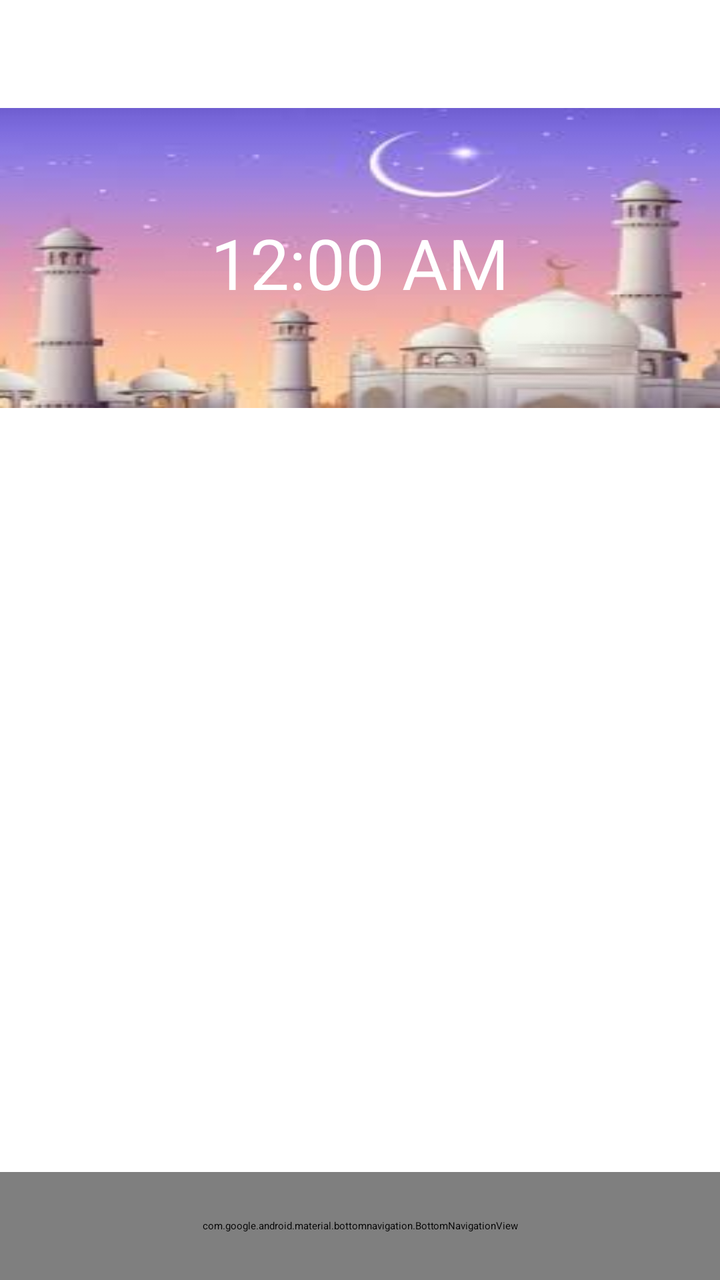
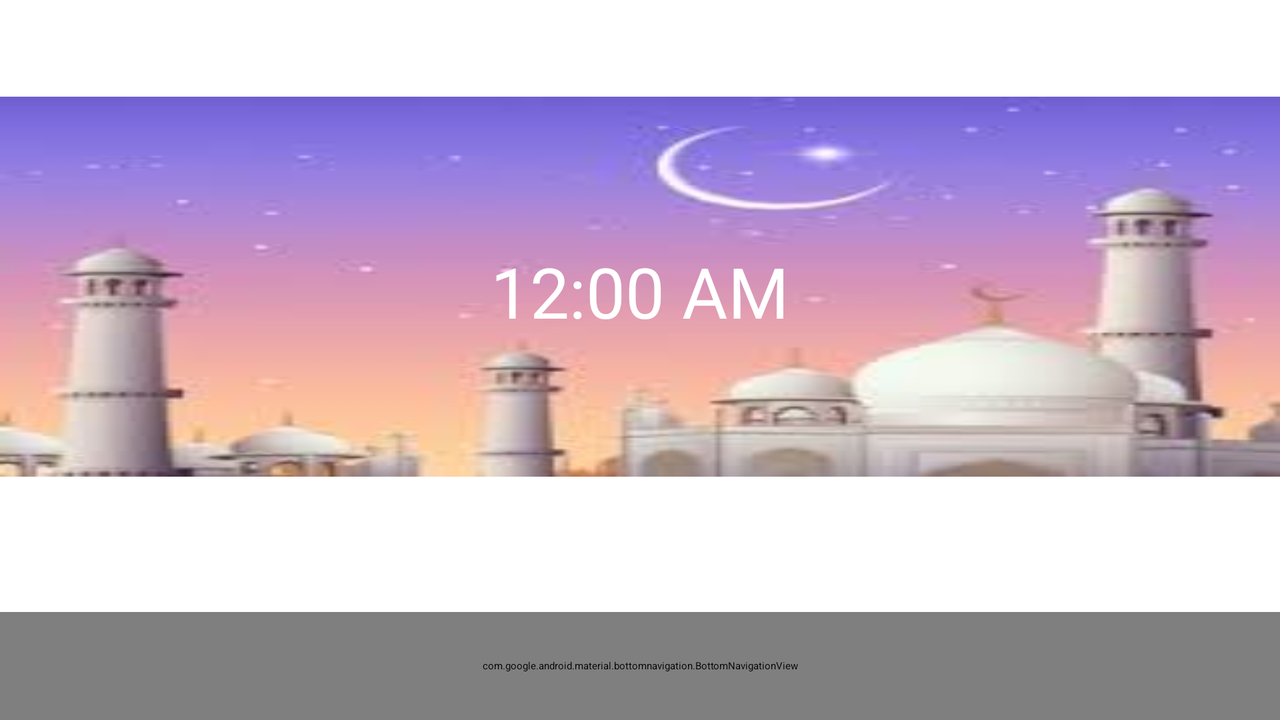

First picture: res/layout/ on a phone held upright. Second picture: the repository's own variant of that layout, on a device whose configuration matches the variant's folder. Source for both follows.
<!-- AndroidManifest.xml: application theme AppTheme.Mushaf -->
<!-- res/layout/activity_home.xml -->
<?xml version="1.0" encoding="utf-8"?>
<android.support.design.widget.CoordinatorLayout
    xmlns:android="http://schemas.android.com/apk/res/android"

    android:layout_width="match_parent"
    android:layout_height="match_parent"
    xmlns:tools="http://schemas.android.com/tools"
    xmlns:app="http://schemas.android.com/apk/res-auto"
    tools:context=".ActivityHome">


    <RelativeLayout
        android:layout_width="match_parent"
        android:layout_height="match_parent"
        android:id="@+id/relLayout">


        <RelativeLayout
            android:layout_width="match_parent"
            android:layout_height="54dp"
            android:id="@+id/relLayoutTopBar"
            android:layout_alignParentTop="true">


            <include
                layout="@layout/toolbar"
                android:layout_width="match_parent"
                android:layout_height="wrap_content" />


        </RelativeLayout>
        <RelativeLayout
            android:id="@+id/topwidgetlayout"
            android:layout_width="match_parent"
            android:layout_height="150dp"
            android:gravity="center"
            android:layout_below="@id/relLayoutTopBar"
            android:orientation="vertical"
            android:padding="5dp"
            android:background="@drawable/homebackground">


            <DigitalClock
                android:id="@+id/digitalClock"
                android:layout_width="wrap_content"
                android:layout_height="wrap_content"
                android:layout_marginTop="5dp"
                android:textColor="@color/colorWhite"
                android:textSize="35sp"/>

        </RelativeLayout>

        <RelativeLayout
            android:id="@+id/recyclerViewCards"
            android:layout_below="@id/topwidgetlayout"
            android:orientation="vertical"
            android:layout_width="match_parent"
            android:layout_height="match_parent">

            <android.support.v7.widget.RecyclerView
                android:id="@+id/recycler_view"
                android:layout_width="match_parent"
                android:layout_height="wrap_content">

            </android.support.v7.widget.RecyclerView>
        </RelativeLayout>




        <RelativeLayout
            android:layout_width="match_parent"
            android:layout_height="54dp"
            android:id="@+id/relLayoutBotBar"
            android:layout_alignParentBottom="true">

            <android.support.design.widget.BottomNavigationView
                android:id="@+id/bottomNavView_Bar"
                android:layout_width="match_parent"
                android:layout_height="match_parent"

                android:background="@drawable/white_gray_border_top"
                app:menu="@menu/bottom_navigation_menu" />

        </RelativeLayout>

    </RelativeLayout>



</android.support.design.widget.CoordinatorLayout>
<!-- res/layout/toolbar.xml (included above) -->
<?xml version="1.0" encoding="utf-8"?>
<android.support.v7.widget.Toolbar
    xmlns:android="http://schemas.android.com/apk/res/android"
    xmlns:app="http://schemas.android.com/apk/res-auto"
    android:id="@+id/toolbar"
    android:layout_width="match_parent"
    android:layout_height="?attr/actionBarSize"
    android:background="@color/primaryColor"
    android:minHeight="?attr/actionBarSize"
    app:popupTheme="@style/ThemeOverlay.AppCompat.Light"
    app:theme="@style/ThemeOverlay.AppCompat.Dark.ActionBar" />
<!-- resources referenced by this layout -->
<resources>
  <color name="colorWhite">#fff</color>
  <color name="primaryColor">#43A047</color>
  <!-- drawable homebackground: jpg bitmap (drawable, 5039 bytes) -->
  <!-- drawable white_gray_border_top (drawable) -->
  <?xml version="1.0" encoding="utf-8"?>
  <layer-list xmlns:android="http://schemas.android.com/apk/res/android"
      android:layout_width="match_parent"
      android:layout_height="1dp">
  
      <item
          android:bottom="-1dp"
          android:right="-1dp"
          android:left="-1dp"
          android:top="1dp">
  
          <shape
              android:shape="rectangle">
              <stroke android:width="0.5dp"
                  android:color="@color/colorGray"/>
              <solid android:color="@color/colorWhite"/>
          </shape>
  
      </item>
  
  
  
  </layer-list>
  <color name="colorGray">#c3c3c3</color>
</resources>
<!-- res/layout-land/activity_home.xml (the repository's variant of the layout above) -->
<!-- drawn on the phone turned sideways -->
<?xml version="1.0" encoding="utf-8"?>
<android.support.design.widget.CoordinatorLayout
    xmlns:android="http://schemas.android.com/apk/res/android"

    android:layout_width="match_parent"
    android:layout_height="match_parent"
    xmlns:tools="http://schemas.android.com/tools"
    xmlns:app="http://schemas.android.com/apk/res-auto"
    tools:context=".ActivityHome">


    <RelativeLayout
        android:layout_width="match_parent"
        android:layout_height="match_parent"
        android:id="@+id/relLayout">


        <RelativeLayout
            android:layout_width="match_parent"
            android:layout_height="54dp"
            android:id="@+id/relLayoutTopBar"
            android:layout_alignParentTop="true">


            <include
                layout="@layout/toolbar"
                android:layout_width="match_parent"
                android:layout_height="wrap_content" />


        </RelativeLayout>


        <RelativeLayout
            android:id="@+id/bannertop"
            android:layout_marginTop="-6dp"
            android:layout_width="match_parent"
            android:layout_height="190dp"
            android:gravity="center"
            android:layout_below="@id/relLayoutTopBar"
            android:orientation="vertical"
            android:background="@drawable/homebackground">


            <DigitalClock
                android:id="@+id/digitalClock"
                android:layout_width="wrap_content"
                android:layout_height="wrap_content"
                android:layout_marginTop="5dp"
                android:textColor="@color/colorWhite"
                android:textSize="35sp"/>

        </RelativeLayout>






        <RelativeLayout
            android:layout_width="match_parent"
            android:layout_height="54dp"
            android:id="@+id/relLayoutBotBar"
            android:layout_alignParentBottom="true">

            <android.support.design.widget.BottomNavigationView
                android:id="@+id/bottomNavView_Bar"
                android:layout_width="match_parent"
                android:layout_height="match_parent"

                android:background="@drawable/white_gray_border_top"
                app:menu="@menu/bottom_navigation_menu" />

        </RelativeLayout>

    </RelativeLayout>



</android.support.design.widget.CoordinatorLayout>
